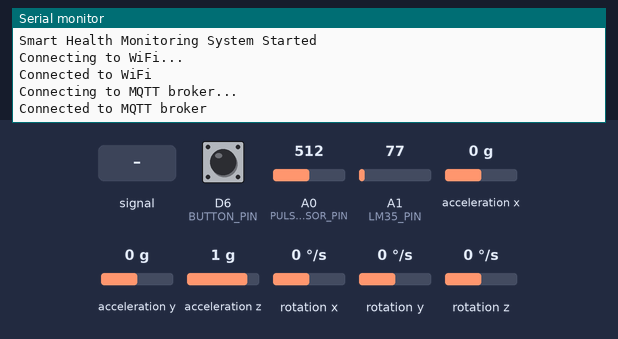
Recording of a sketch running on a simulated Arduino MKR. Shown: the last lines printed to the serial monitor. Inputs (shaded band) come from the test bench; at power-on: D6 (BUTTON_PIN) HIGH, A1 (LM35_PIN) = 77, A0 (PULSE_SENSOR_PIN) = 512, acceleration x 0 g, acceleration y 0 g, acceleration z 1 g, rotation x 0 °/s, rotation y 0 °/s, rotation z 0 °/s. WiFi joins after 1.5 s; servers stay silent unless stated; no MQTT or app messages arrive unless stated.

Above: at 2.7 s.
2.8 s: D6 (BUTTON_PIN) pulled LOW for 0.15 s
At 3.7 s:
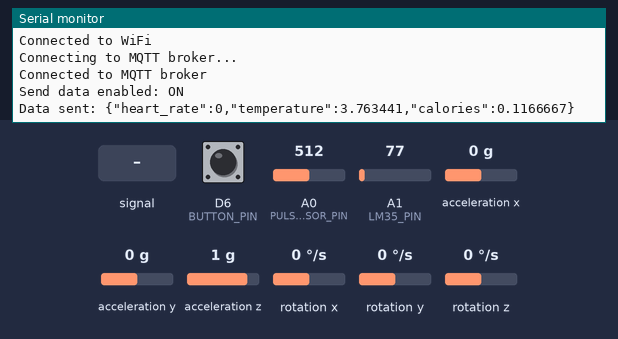
4.4 s: A1 (LM35_PIN) set to 89
At 5.0 s:
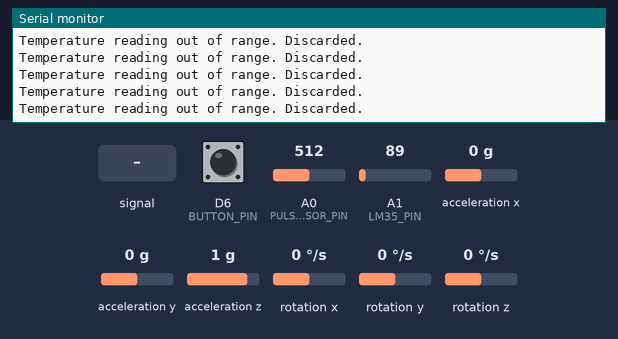
6.3 s: A0 (PULSE_SENSOR_PIN) fed a 50 Hz sine of ±306 counts around its level
9.3 s: D6 (BUTTON_PIN) pulled LOW for 1 s
At 9.9 s:
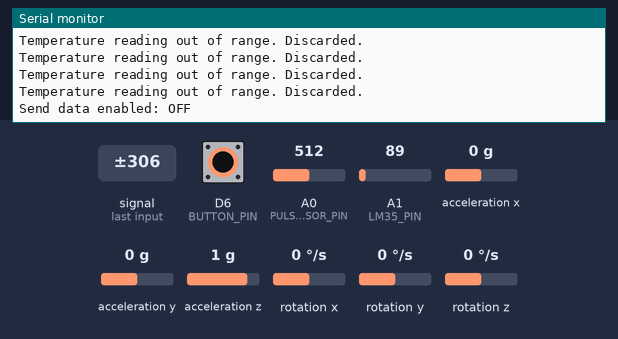

Measured:
- the behaviour switches between 85 and 86 on A1 (LM35_PIN) (found by bisection; images 1 and 2)
- after the input at 2.8 s, the serial monitor: prints a new line after 0.05 s (image 1)
- after the input at 4.4 s, the serial monitor: prints a new line at once (image 2)
- after the input at 9.3 s, the serial monitor: prints a new line after 0.05 s (image 3)

The sketch:

arduinonanofile.ino
```cpp
#include <Wire.h>
#include <MPU6050.h>
#include <ArduinoMqttClient.h>
#include <WiFiNINA.h>
#include <ArduinoJson.h>

// WiFi credentials
const char* ssid = "oplus_co_apdmkd";
const char* password = "tohm3279";

// MQTT settings
const char* mqtt_broker = "broker.hivemq.com";
const int mqtt_port = 1883;
const char* topic = "health/data";

// Sensor pins
const int PULSE_SENSOR_PIN = A0;
const int LM35_PIN = A1;
const int BUTTON_PIN = 6; // Button pin

// Constants
const float weight = 70.0;
const int numReadings = 10;
const float MIN_VALID_TEMP = 35.0; // Minimum valid temperature in °C
const float MAX_VALID_TEMP = 42.0; // Maximum valid temperature in °C
const int MIN_VALID_HEART_RATE = 40; // Minimum valid heart rate in BPM
const int MAX_VALID_HEART_RATE = 180; // Maximum valid heart rate in BPM

// Objects
MPU6050 mpu;
WiFiClient wifiClient;
MqttClient mqttClient(wifiClient);

// Variables
float temperature = 0.0;
int heartRate = 0;
float calories = 0.0;
bool beatDetected = false;
unsigned long lastBeatTime = 0;
int BPM = 0;
float tempReadings[10];
int readIndex = 0;
float tempTotal = 0;
unsigned long lastSendTime = 0;
const long interval = 1000;
bool sendDataEnabled = false; // Track whether data should be sent
bool lastButtonState = HIGH; // Last button state to detect changes
bool buttonPressed = false; // To debounce the button

void setup() {
    Serial.begin(9600);
    while (!Serial) {
        ; // Wait for serial port to connect
    }
    Serial.println("Smart Health Monitoring System Started");

    // Initialize WiFi
    connectWiFi();

    // Initialize MQTT
    connectMQTT();

    // Initialize MPU6050
    Wire.begin();
    mpu.initialize();

    // Initialize temperature readings array
    for (int i = 0; i < numReadings; i++) {
        tempReadings[i] = 0;
    }

    // Initialize pins
    pinMode(PULSE_SENSOR_PIN, INPUT);
    pinMode(LM35_PIN, INPUT);
    pinMode(BUTTON_PIN, INPUT_PULLUP); // Initialize button pin with pull-up resistor
}

void loop() {
    if (!mqttClient.connected()) {
        connectMQTT();
    }
    mqttClient.poll();

    // Read button state
    int buttonState = digitalRead(BUTTON_PIN);

    // Check for a button press (with debounce)
    if (buttonState == LOW && lastButtonState == HIGH) {
        delay(50); // Debounce delay
        buttonPressed = true;
    } else {
        buttonPressed = false;
    }

    // If the button was pressed, toggle the sendDataEnabled flag
    if (buttonPressed) {
        sendDataEnabled = !sendDataEnabled; // Toggle the flag
        Serial.print("Send data enabled: ");
        Serial.println(sendDataEnabled ? "ON" : "OFF");
    }

    lastButtonState = buttonState; // Update the last button state

    // If sending data is enabled, read and send data
    if (sendDataEnabled) {
        // Regular sensor readings
        readHeartRate();
        readTemperature();
        readMPU6050();

        // Send sensor data
        unsigned long currentMillis = millis();
        if (currentMillis - lastSendTime >= interval) {
            sendData();
            lastSendTime = currentMillis;
        }
    }
}

void connectWiFi() {
    Serial.print("Connecting to WiFi...");
    WiFi.begin(ssid, password);
    while (WiFi.status() != WL_CONNECTED) {
        delay(500);
        Serial.print(".");
    }
    Serial.println("\nConnected to WiFi");
}

void connectMQTT() {
    Serial.print("Connecting to MQTT broker...");
    while (!mqttClient.connect(mqtt_broker, mqtt_port)) {
        delay(1000);
        Serial.print("...");
    }
    Serial.println("\nConnected to MQTT broker");
}

void readHeartRate() {
    int pulseValue = analogRead(PULSE_SENSOR_PIN);

    if (pulseValue > 550) { // Adjust threshold based on your sensor sensitivity
        unsigned long currentTime = millis();
        unsigned long elapsedTime = currentTime - lastBeatTime;

        if (elapsedTime > 250) { // Minimum time between beats to avoid double-counting
            BPM = 60000 / elapsedTime;
            if (BPM >= MIN_VALID_HEART_RATE && BPM <= MAX_VALID_HEART_RATE) {
                heartRate = BPM;
            }
            lastBeatTime = currentTime;
        }
    }
}

void readTemperature() {
    tempTotal -= tempReadings[readIndex];
    int reading = analogRead(LM35_PIN);
    float voltage = reading * (5.0 / 1023.0);
    float tempC = voltage * 100; // Convert voltage to Celsius (10 mV per °C)

    if (tempC >= MIN_VALID_TEMP && tempC <= MAX_VALID_TEMP) {
        tempReadings[readIndex] = tempC;
        tempTotal += tempReadings[readIndex];
        readIndex = (readIndex + 1) % numReadings;
        temperature = tempTotal / numReadings;
    } else {
        Serial.println("Temperature reading out of range. Discarded.");
    }
}

void readMPU6050() {
    int16_t ax, ay, az;
    mpu.getAcceleration(&ax, &ay, &az);

    float totalAccel = sqrt(ax * ax + ay * ay + az * az);
    float MET = 3.5;

    if (totalAccel > 2.0) {
        MET = 6.0;
    } else if (totalAccel > 1.0) {
        MET = 4.5;
    }

    calories = MET * weight * (1.0 / 3600.0);
}

void sendData() {
    StaticJsonDocument<200> doc;
    doc["heart_rate"] = heartRate;
    doc["temperature"] = temperature;
    doc["calories"] = calories;

    String jsonString;
    serializeJson(doc, jsonString);
    mqttClient.beginMessage(topic);
    mqttClient.print(jsonString);
    mqttClient.endMessage();

    Serial.println("Data sent: " + jsonString);
}
```
